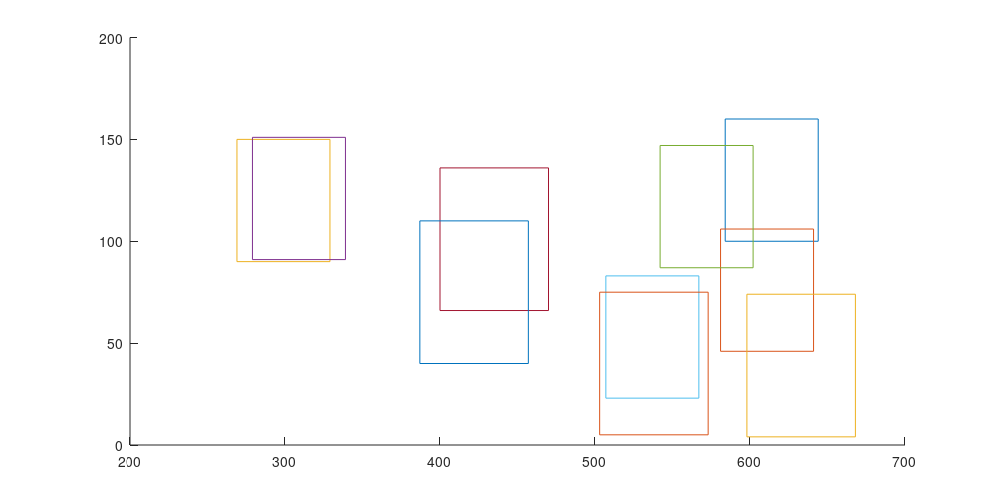

Here is the MATLAB script that generated this plot: (Note: this script raises an error after producing the figure.)
clear all
m=656;
n=200;
k=30;
dep_flat=2.0;
%rat=1.1; % first test, no instability
rat=1.005;
dep(1:n,1:m)=dep_flat;

%save -ASCII depth.txt dep


xstart=250;
ystart=0.0;
widthx=350.0;
widthy=150.0;

sizes=[60 70 80];
nums=[6 6 6];

rng(2);
for kk=1:length(sizes)
x0{kk}=floor(xstart+rand(nums(kk),1)*widthx);
x1{kk}=x0{kk}+sizes(kk);
y0{kk}=floor(ystart+rand(nums(kk),1)*widthy);
y1{kk}=y0{kk}+sizes(kk);
end

sum_zzz=zeros([n,m]);

figure(1)
wid=10;
len=5;
set(gcf,'units','inches','paperunits','inches','papersize', [wid len],'position',[1 1 wid len],'paperposition',[0 0 wid len]);
clf
hold on
for kk=1:length(sizes)
for kkk=1:nums(kk)
zzz=zeros([n,m]);
xx1=x0{kk}(kkk);
xx2=x1{kk}(kkk);
yy1=y0{kk}(kkk);
yy2=y1{kk}(kkk);
plot([xx1 xx2 xx2 xx1 xx1],[yy1 yy1 yy2 yy2 yy1]);
zz=peaks(sizes(kk));
zzz(yy1:yy1+sizes(kk)-1, xx1:xx1+sizes(kk)-1)=zz(:,:);
sum_zzz=sum_zzz+zzz;
end
end

sum_zzz(sum_zzz<0)=0.0;
% normalize 
mm=max(max(sum_zzz));
mn=min(min(sum_zzz));
sum_zzz=(sum_zzz-mn)/(mm-mn);

dep=dep-sum_zzz*dep_flat/rat;

%print('-djpeg100', './plots/blocks.jpg')

figure(2)
wid=10;
len=5;
set(gcf,'units','inches','paperunits','inches','papersize', [wid len],'position',[1 1 wid len],'paperposition',[0 0 wid len]);
clf
colormap jet
subplot(211)
pcolor(sum_zzz),shading flat
title('normalized topography')
ylabel('points in y')
colorbar
subplot(212)
pcolor(-dep),shading flat
colorbar
title('bathymetry')
ylabel('points in y')
ylabel('points in x')

print('-djpeg100', './plots/depth_pcolor.jpg')

% add slope

slope=zeros([n m]);
for i=1:m
slope(:,i)=10.0-0.03*(i-1);
end

dep=dep+slope;

figure(3)
wid=10;
len=5;
set(gcf,'units','inches','paperunits','inches','papersize', [wid len],'position',[1 1 wid len],'paperposition',[0 0 wid len]);
clf

mesh(-dep)
view([-18 60])
title('bathymetry')
ylabel('points in y')
xlabel('points in x')


print('-djpeg100', './plots/depth_mesh.jpg')

figure(4)
plot(-dep')
grid
ylabel('x')
xlabel('points in x')

print('-djpeg100', './plots/depth_1d.jpg')

save -ASCII depth_656x200.txt dep


